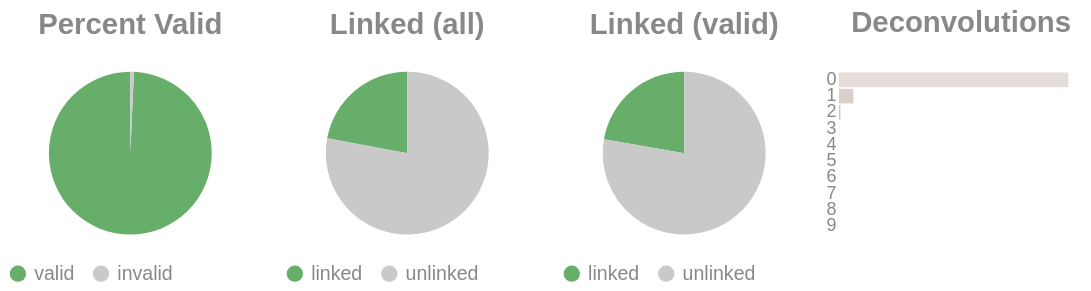

The notebook cell saved with this chart:
### Code cell
if SKIPLR:
    pass
else:
    clash = Counter()
    for i in valids['molecule'].to_list():
        _mol = i.split("-")
        if len(_mol) == 1:
            clash.update('0')
        else:
            clash.update(_mol[-1])

    _d = {"deconvolutions": [], 'count': []}
    for k,v in clash.items():
        _d['deconvolutions'].append(k)
        _d['count'].append(v)

    tot_valid = valids['reads'].sum()
    mask = valids['reads'] >= 2
    n_linked_reads = valids.filter(mask)['reads'].sum()
    if n_linked_reads == 0:
        print_html("No linked molecules (>=2 reads) were detected; skipping linked-only distributions.")
        SKIPLR = True
    else:
        perc_valid = round(tot_valid / n_reads, 4)
        linked_perc_abs = round(n_linked_reads / n_reads, 4)
        linked_perc = round(n_linked_reads / tot_valid, 4)

    _valid = pl.DataFrame({"valids": ['valid', 'invalid'], "count": [tot_valid, n_reads - tot_valid]})
    _linked_abs = pl.DataFrame({"linked (absolute)": ['linked', 'unlinked'], "count": [n_linked_reads, n_reads - n_linked_reads]})
    _linked_rel = pl.DataFrame({"linked (valids)": ['linked', 'unlinked'], "count": [n_linked_reads, tot_valid - n_linked_reads]})

    (
        alt.hconcat(
            piechart(_valid, goodval = 'valid', title = "Percent Valid"),
            piechart(_linked_abs, goodval = "linked", title =  "Linked (all)"),
            piechart(_linked_rel, goodval = "linked", title =  "Linked (valid)"),
            convolutionbar(pl.DataFrame(_d), title = "Deconvolutions"),
            center = True,
            bounds = 'flush'
        )
        .resolve_scale(color='independent')
        .resolve_legend('independent')
        .properties(usermeta={'embedOptions': {"actions": False}})
    ).display()

### Figure 1 — Vega-Lite specification as saved in the notebook (floating-point values rounded to 4 significant figures)
{"width": "container", "height": 400, "config": {"title": {"anchor": "start", "dy": -15, "fontSize": 18, "color": "#888888", "subtitleColor": "#888888", "subtitleFontSize": 14}, "arc": {"fill": "#0072B2"}, "axis": {"domainColor": "#888888", "domainWidth": 0.5, "gridWidth": 0.2, "grid": false, "titleFontWeight": 400, "titleFontSize": 15, "labelFontSize": 11, "labelColor": "#888888", "tickColor": "#888888", "tickWidth": 0.2, "titleColor": "#888888"}, "axisBand": {"grid": false}, "axisX": {"grid": true, "tickSize": 10, "domainCap": "round"}, "axisY": {"domain": false, "grid": true, "tickSize": 0, "domainCap": "round"}, "background": "transparent", "header": {"labelFontSize": 15, "labelColor": "#888888", "titleFontSize": 15, "titleFontWeight": 600, "titleColor": "#888888"}, "legend": {"labelFont": "sans-serif", "labelFontSize": 12, "labelColor": "#888888", "symbolSize": 100, "symbolType": "circle", "titleFontSize": 12, "titlePadding": 10, "titleColor": "#888888", "title": null}, "range": {"category": ["#E69F00", "#56B4E9", "#009E73", "#F0E442", "#0072B2", "#D55E00", "#CC79A7", "#000000"], "diverging": ["#cfe8f3", "#a2d4ec", "#73bfe2", "#46abdb", "#1696d2", "#12719e"]}, "area": {"fill": "#0072B2", "fillOpacity": 0.7, "line": true, "strokeOpacity": 0.7}, "line": {"color": "#0072B2", "stroke": "#0072B2", "strokeWidth": 2}, "trail": {"color": "#0072B2", "stroke": "#0072B2", "strokeWidth": 0, "size": 1}, "point": {"filled": true, "fillOpacity": 1.0, "size": 95}, "text": {"color": "#888888", "fontSize": 11, "align": "right", "fontWeight": 400, "size": 11}, "bar": {"fill": "#0072B2", "stroke": null}, "view": {"stroke": null, "continuousWidth": 660, "continuousHeight": 400}}, "hconcat": [{"data": {"name": "data-22bc5f30e62b0f66f452e81e99c73efe"}, "mark": {"type": "arc"}, "encoding": {"color": {"field": "valids", "legend": {"orient": "bottom", "title": null}, "scale": {"domain": ["valid", "invalid"], "range": ["#68ae6b", "#C9C9C9"]}, "title": "Valids", "type": "nominal"}, "theta": {"field": "count", "type": "quantitative"}, "tooltip": [{"field": "valids", "title": "Valids", "type": "ordinal"}, {"field": "percent", "format": ".2%", "title": "Percent", "type": "quantitative"}, {"field": "count", "title": "Count", "type": "quantitative"}]}, "height": 100, "title": {"text": "Percent Valid", "align": "center", "anchor": "middle"}, "transform": [{"calculate": "datum.count / 10589100", "as": "percent"}], "width": 150}, {"data": {"name": "data-c0b69a6ca652fb1d837526ba123418bb"}, "mark": {"type": "arc"}, "encoding": {"color": {"field": "linked (absolute)", "legend": {"orient": "bottom", "title": null}, "scale": {"domain": ["linked", "unlinked"], "range": ["#68ae6b", "#C9C9C9"]}, "title": "Linked (Absolute)", "type": "nominal"}, "theta": {"field": "count", "type": "quantitative"}, "tooltip": [{"field": "linked (absolute)", "title": "Linked (Absolute)", "type": "ordinal"}, {"field": "percent", "format": ".2%", "title": "Percent", "type": "quantitative"}, {"field": "count", "title": "Count", "type": "quantitative"}]}, "height": 100, "title": {"text": "Linked (all)", "align": "center", "anchor": "middle"}, "transform": [{"calculate": "datum.count / 10589100", "as": "percent"}], "width": 150}, {"data": {"name": "data-4d86de6baf9e47742f76fc8ecb84a833"}, "mark": {"type": "arc"}, "encoding": {"color": {"field": "linked (valids)", "legend": {"orient": "bottom", "title": null}, "scale": {"domain": ["linked", "unlinked"], "range": ["#68ae6b", "#C9C9C9"]}, "title": "Linked (Valids)", "type": "nominal"}, "theta": {"field": "count", "type": "quantitative"}, "tooltip": [{"field": "linked (valids)", "title": "Linked (Valids)", "type": "ordinal"}, {"field": "percent", "format": ".2%", "title": "Percent", "type": "quantitative"}, {"field": "count", "title": "Count", "type": "quantitative"}]}, "height": 100, "title": {"text": "Linked (valid)", "align": "center", "anchor": "middle"}, "transform": [{"calculate": "datum.count / 10514245", "as": "percent"}], "width": 150}, {"data": {"name": "data-6a3ac626f2302e348a8e5653f3926581"}, "mark": {"type": "bar"}, "encoding": {"color": {"field": "deconvolutions", "legend": null, "scale": {"scheme": "lightgreyred"}, "type": "nominal"}, "tooltip": [{"field": "deconvolutions", "title": "Deconvolutions", "type": "ordinal"}, {"field": "percent", "format": ".2%", "title": "Percent", "type": "quantitative"}, {"field": "count", "title": "Count", "type": "quantitative"}], "x": {"axis": null, "field": "count", "type": "quantitative"}, "y": {"field": "deconvolutions", "sort": "ascending", "title": null, "type": "nominal"}}, "height": 100, "title": {"text": "Deconvolutions", "align": "center", "anchor": "middle"}, "transform": [{"calculate": "datum.count / 9045986", "as": "percent"}], "width": 150}], "bounds": "flush", "center": true, "resolve": {"legend": {"angle": "independent"}, "scale": {"color": "independent"}}, "usermeta": {"embedOptions": {"actions": false}}, "$schema": "https://vega.github.io/schema/vega-lite/v6.1.0.json", "datasets": {"data-22bc5f30e62b0f66f452e81e99c73efe": [{"valids": "valid", "count": 10514245}, {"valids": "invalid", "count": 74855}], "data-c0b69a6ca652fb1d837526ba123418bb": [{"linked (absolute)": "linked", "count": 2339983}, {"linked (absolute)": "unlinked", "count": 8249117}], "data-4d86de6baf9e47742f76fc8ecb84a833": [{"linked (valids)": "linked", "count": 2339983}, {"linked (valids)": "unlinked", "count": 8174262}], "data-6a3ac626f2302e348a8e5653f3926581": [{"deconvolutions": "0", "count": 8447356}, {"deconvolutions": "1", "count": 534901}, {"deconvolutions": "2", "count": 55375}, {"deconvolutions": "3", "count": 7104}, {"deconvolutions": "4", "count": 1028}, {"deconvolutions": "5", "count": 178}, {"deconvolutions": "6", "count": 34}, {"deconvolutions": "7", "count": 6}, {"deconvolutions": "8", "count": 3}, {"deconvolutions": "9", "count": 1}]}}
